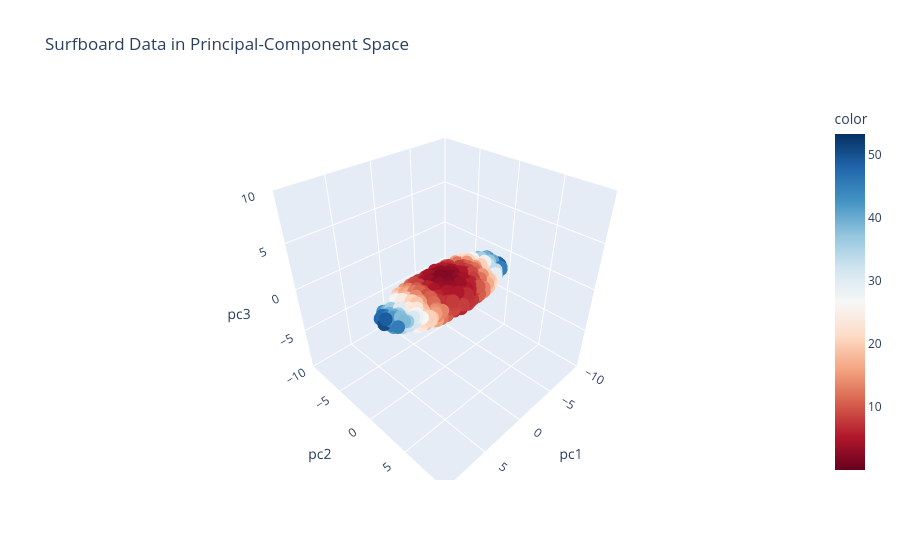

Write notebook code for a chart like this one.
### Markdown cell above
---

## Visualizing Principal-Component Space

PCA creates a new coordinate system.

The observations themselves have not changed. Instead, the coordinate axes have been rotated so that:

- **PC1** points in the direction of greatest variation;
- **PC2** captures the largest remaining variation while remaining perpendicular to PC1; and
- **PC3** captures the remaining variation while remaining perpendicular to both PC1 and PC2.

For this dataset, we should therefore expect the transformed "surfboard" to appear aligned with the new axes.

### Code cell
fig = px.scatter_3d(
    colorize_surfboard_data(
        surfboard_pcs
    ),
    x="pc1",
    y="pc2",
    z="pc3",
    color="color",
    color_continuous_scale="RdBu",
    range_x=[-10, 10],
    range_y=[-10, 10],
    range_z=[-10, 10],
    title="Surfboard Data in Principal-Component Space"
)

fig.show()

### Figure 1 — Plotly figure (JSON) as saved in the notebook; plotly's stock layout.template omitted (floating-point values rounded to 4 significant figures; data arrays with more than 128 entries replaced by an {"elided": "..."} marker saying what was removed)
{"data": [{"hovertemplate": "pc1=%{x}<br>pc2=%{y}<br>pc3=%{z}<br>color=%{marker.color}<extra></extra>", "legendgroup": "", "marker": {"color": {"elided": "1000 float values"}, "coloraxis": "coloraxis", "symbol": "circle"}, "mode": "markers", "name": "", "scene": "scene", "showlegend": false, "type": "scatter3d", "x": {"elided": "1000 float values"}, "y": {"elided": "1000 float values"}, "z": {"elided": "1000 float values"}}], "layout": {"coloraxis": {"colorbar": {"title": {"text": "color"}}, "colorscale": [[0.0, "rgb(103,0,31)"], [0.1, "rgb(178,24,43)"], [0.2, "rgb(214,96,77)"], [0.3, "rgb(244,165,130)"], [0.4, "rgb(253,219,199)"], [0.5, "rgb(247,247,247)"], [0.6, "rgb(209,229,240)"], [0.7, "rgb(146,197,222)"], [0.8, "rgb(67,147,195)"], [0.9, "rgb(33,102,172)"], [1.0, "rgb(5,48,97)"]]}, "legend": {"tracegroupgap": 0}, "scene": {"domain": {"x": [0.0, 1.0], "y": [0.0, 1.0]}, "xaxis": {"range": [-10, 10], "title": {"text": "pc1"}}, "yaxis": {"range": [-10, 10], "title": {"text": "pc2"}}, "zaxis": {"range": [-10, 10], "title": {"text": "pc3"}}}, "title": {"text": "Surfboard Data in Principal-Component Space"}}}
